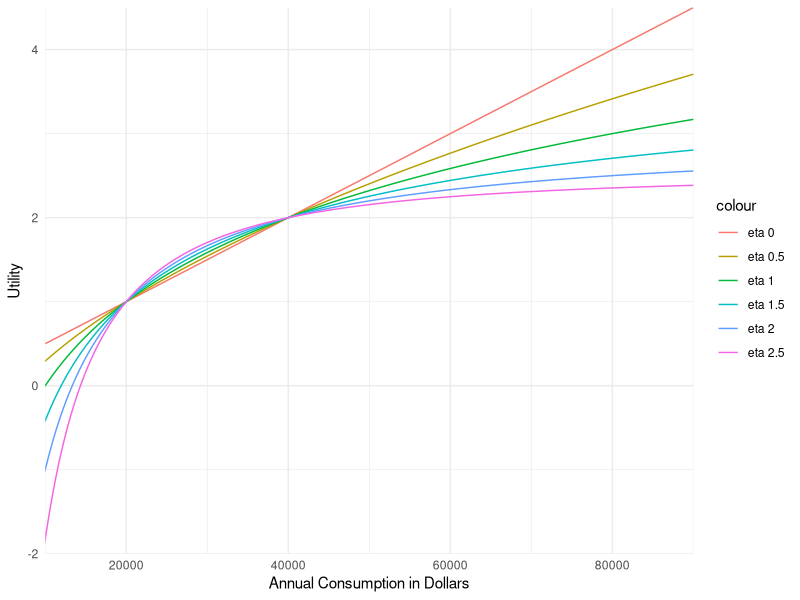
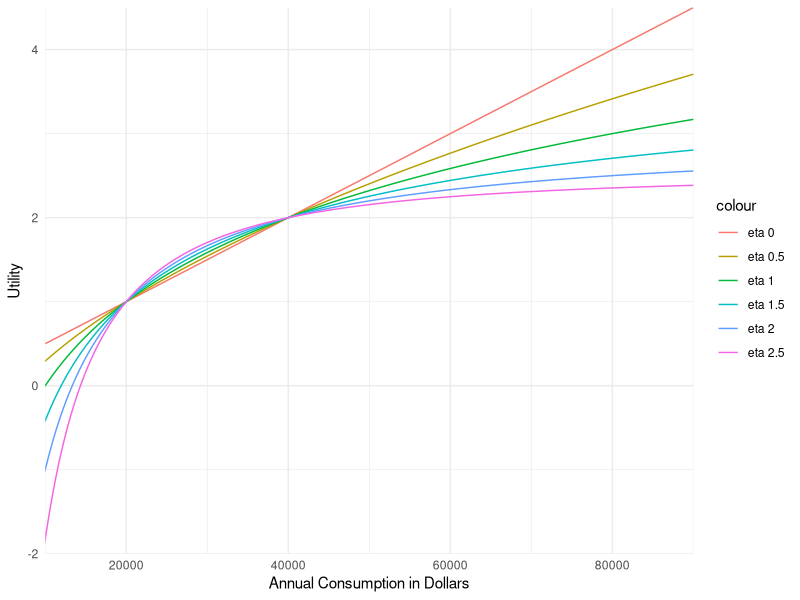

These figures' R source, in order:
## ---- chunk 1
#| include: false
require(tidyverse)
require(gganimate)
require(scales)
## ---- chunk 2
#| include: false
#| cache: true

f0 <- function(x) {x}
f1 <- function(x) {x^0.5}
f2 <- function(x) {log(x)}
f3 <- function(x) {-(x^-0.5)}
f4 <- function(x) {-1/x}
f5 <- function(x) {-(x^-1.5)}

u10 <- f0(20000)
u11 <- f1(20000)
u12 <- f2(20000)
u13 <- f3(20000)
u14 <- f4(20000)
u15 <- f5(20000)

u20 <- f0(40000)
u21 <- f1(40000)
u22 <- f2(40000)
u23 <- f3(40000)
u24 <- f4(40000)
u25 <- f5(40000)

a0 <- 1/(u20 - u10)
a1 <- 1/(u21 - u11)
a2 <- 1/(u22 - u12)
a3 <- 1/(u23 - u13)
a4 <- 1/(u24 - u14)
a5 <- 1/(u25 - u15)

b0 <- 1 - u10 * a0
b1 <- 1 - u11 * a1
b2 <- 1 - u12 * a2
b3 <- 1 - u13 * a3
b4 <- 1 - u14 * a4
b5 <- 1 - u15 * a5

g0 <- function(x){a0 * f0(x) + b0}
g1 <- function(x){a1 * f1(x) + b1}
g2 <- function(x){a2 * f2(x) + b2}
g3 <- function(x){a3 * f3(x) + b3}
g4 <- function(x){a4 * f4(x) + b4}
g5 <- function(x){a5 * f5(x) + b5}

utility_tibble <- tibble(
  Consumption = c(500:25000) * 10
) |>
  mutate(
    u0 = g0(Consumption),
    u1 = g1(Consumption),
    u2 = g2(Consumption),
    u3 = g3(Consumption),
    u4 = g4(Consumption),
    u5 = g5(Consumption),
  )

base <-
  ggplot(utility_tibble) +
  theme_minimal() +
  labs(y = "Utility", x = "Annual Consumption in Dollars")
## ---- chunk 3
#| label: fig-variable-eta-second
#| fig-cap: "The relation between utility and consumption for six values of eta."
#| echo: false
#| cache: true
#! warning: false
#| message: false

second_graph <- base + 
  geom_line(aes(x = Consumption, y = u0, color = "eta 0")) +
  geom_line(aes(x = Consumption, y = u1, color = "eta 0.5")) +
  geom_line(aes(x = Consumption, y = u2, color = "eta 1")) +
  geom_line(aes(x = Consumption, y = u3, color = "eta 1.5")) +
  geom_line(aes(x = Consumption, y = u4, color = "eta 2")) +
  geom_line(aes(x = Consumption, y = u5, color = "eta 2.5")) +
  coord_cartesian(xlim = c(10000, 90000), ylim=c(-2, 4.5), expand = FALSE) +
  scale_x_continuous(breaks = 1:4*20000)

second_graph
## ---- chunk 4
#| label: fig-variable-eta-reprise
#| fig-cap: "The relation between utility and consumption for six values of eta."
#| echo: false
#| cache: true
#! warning: false
#| message: false

second_graph
